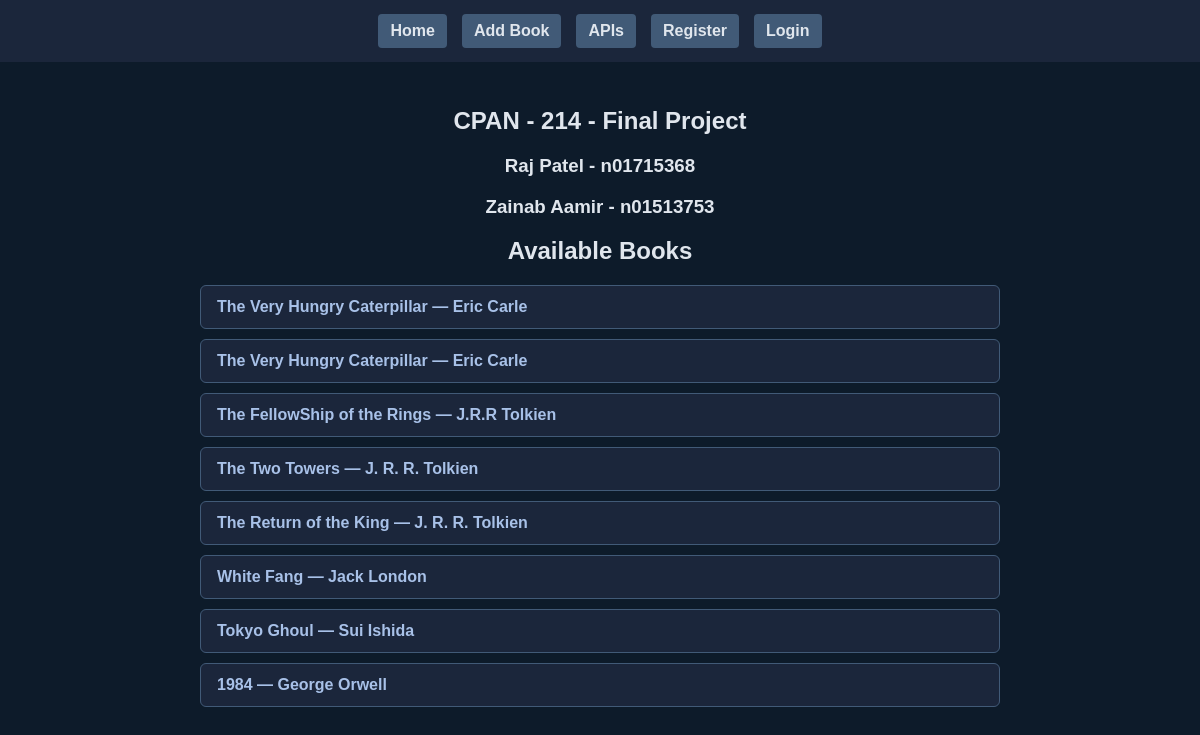
The app's page /, older data.
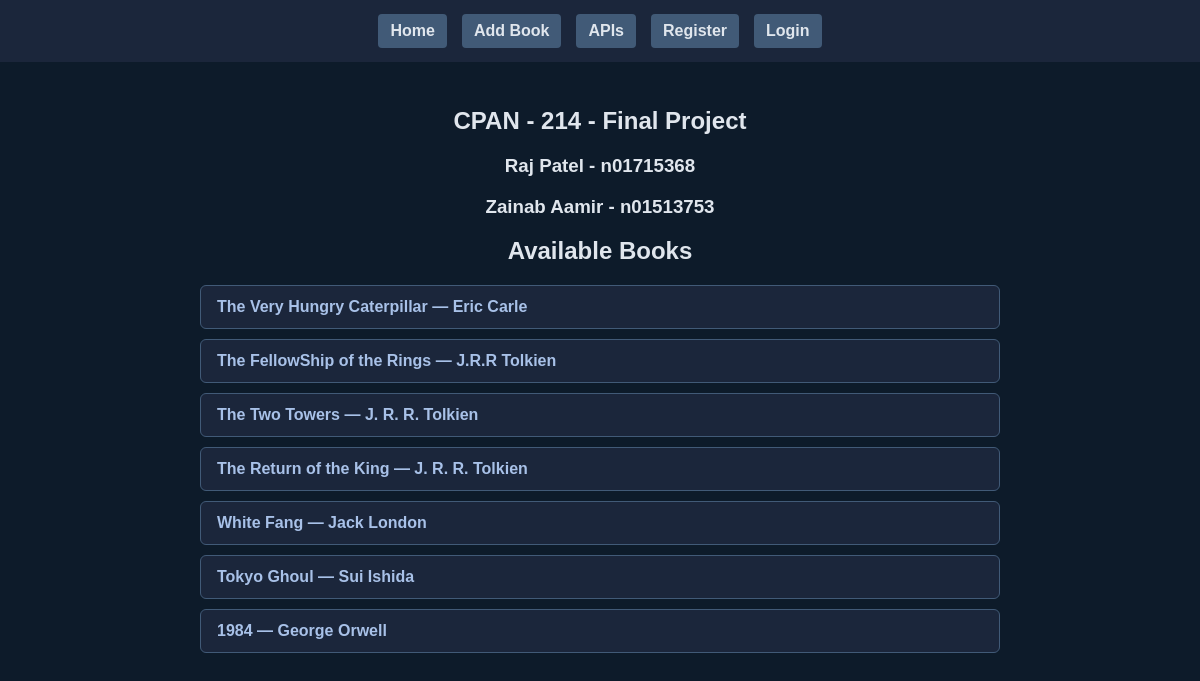
The same page, newer data.
### books/models.py (models this page shows, shortened)
class Book(models.Model):
    title = models.CharField(max_length=255)
    author = models.CharField(max_length=255)
    year = models.IntegerField()
    rating = models.DecimalField(max_digits=3, decimal_places=1)
    description = models.TextField()
    posted_by = models.ForeignKey(User, on_delete=models.CASCADE, null=True, blank=True)
    objects = BookManager()

### books/views.py (the view)
# urls.py: path('', views.homepage, name='homepage'),
def homepage(request):
    books = Book.objects.get_all_books()
    return render(request, 'books/home.html', {'books': books})

### books/models.py (called while the page is built)
    def get_all_books(self):
        return self.all()

### books/templates/books/home.html (shortened to what this page needs)
{% extends 'books/layout.html' %}
{% block content %}
<h2>CPAN - 214 - Final Project</h2>
<h3>Raj Patel - n01715368</h3>
<h3>Zainab Aamir - n01513753</h3>
<h2>Available Books</h2>
<ul>
    {% for book in books %}
        <li>
            <a href="/book/{{ book.id }}" class="book-link">{{ book.title }} — {{ book.author }}</a>
        </li>
    {% empty %}
        <li>No books available yet.</li>
    {% endfor %}
</ul>
{% endblock %}

Row changes from the older to the newer data that the page shows:
removed Book: title "The Very Hungry Caterpillar", author "Eric Carle"
